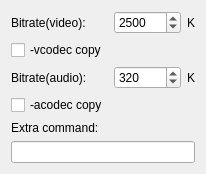
                <widget class="QWidget" name="tab_4">
                 <attribute name="title">
                  <string>To mp4</string>
                 </attribute>
                 <layout class="QGridLayout" name="gridLayout_22">
                  <item row="0" column="0">
                   <widget class="QLabel" name="label_34">
                    <property name="text">
                     <string>Bitrate(video):</string>
                    </property>
                   </widget>
                  </item>
                  <item row="5" column="0">
                   <widget class="QLabel" name="label_45">
                    <property name="text">
                     <string>Extra command:</string>
                    </property>
                   </widget>
                  </item>
                  <item row="2" column="2">
                   <widget class="QLabel" name="label_37">
                    <property name="text">
                     <string>K</string>
                    </property>
                   </widget>
                  </item>
                  <item row="0" column="1">
                   <widget class="QSpinBox" name="spinBox_bitrate_vid_2mp4">
                    <property name="minimum">
                     <number>1</number>
                    </property>
                    <property name="maximum">
                     <number>999999999</number>
                    </property>
                    <property name="singleStep">
                     <number>100</number>
                    </property>
                    <property name="value">
                     <number>2500</number>
                    </property>
                   </widget>
                  </item>
                  <item row="4" column="0">
                   <widget class="QCheckBox" name="checkBox_acodec_copy_2mp4">
                    <property name="toolTip">
                     <string>When this is enabled, ffmpeg will copy the audio part of the original video directly to the mp4, may cause error.</string>
                    </property>
                    <property name="text">
                     <string notr="true">-acodec copy</string>
                    </property>
                   </widget>
                  </item>
                  <item row="0" column="2">
                   <widget class="QLabel" name="label_36">
                    <property name="text">
                     <string>K</string>
                    </property>
                   </widget>
                  </item>
                  <item row="1" column="0">
                   <widget class="QCheckBox" name="checkBox_vcodec_copy_2mp4">
                    <property name="toolTip">
                     <string>When this is enabled, ffmpeg will copy the video part of the original video directly to the mp4, may cause error.</string>
                    </property>
                    <property name="text">
                     <string notr="true">-vcodec copy</string>
                    </property>
                   </widget>
                  </item>
                  <item row="2" column="0">
                   <widget class="QLabel" name="label_35">
                    <property name="text">
                     <string>Bitrate(audio):</string>
                    </property>
                   </widget>
                  </item>
                  <item row="2" column="1">
                   <widget class="QSpinBox" name="spinBox_bitrate_audio_2mp4">
                    <property name="minimum">
                     <number>1</number>
                    </property>
                    <property name="maximum">
                     <number>999999999</number>
                    </property>
                    <property name="singleStep">
                     <number>10</number>
                    </property>
                    <property name="value">
                     <number>320</number>
                    </property>
                   </widget>
                  </item>
                  <item row="6" column="0" colspan="3">
                   <widget class="QLineEdit" name="lineEdit_ExCommand_2mp4">
                    <property name="toolTip">
                     <string>You can enter ffmpeg instructions here, for example:
-crf 18</string>
                    </property>
                    <property name="text">
                     <string notr="true"/>
                    </property>
                   </widget>
                  </item>
                 </layout>
                </widget>
